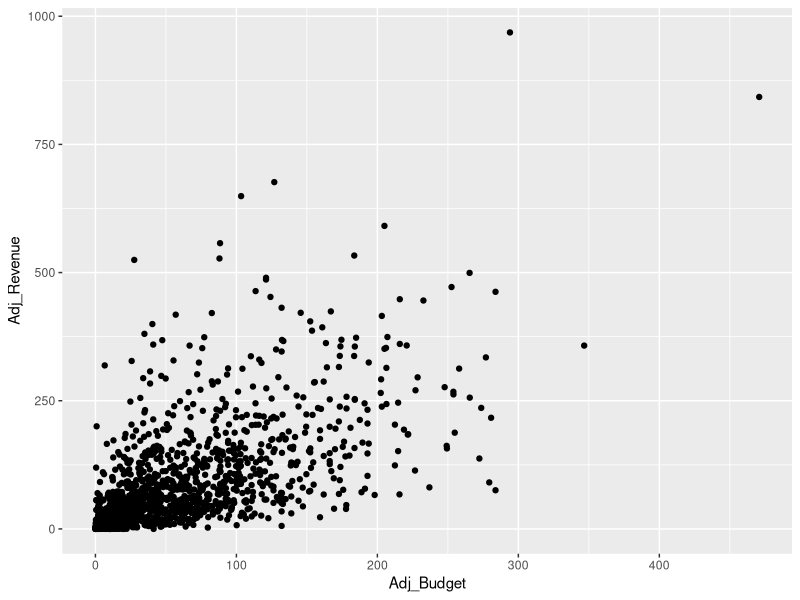
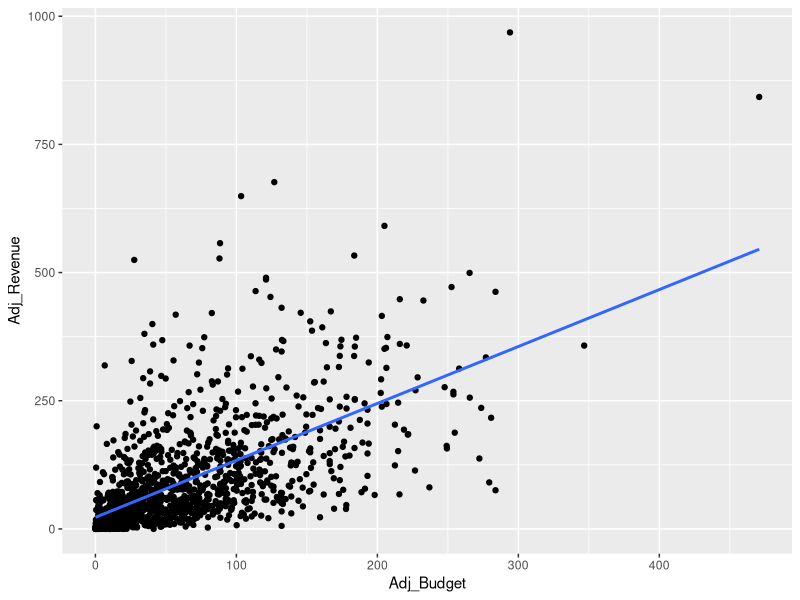

Recreate these plots in R, in order.
## ---- chunk 1
movie_1990_data = read.csv("rscript_class_01/movie_1990_data.csv")
## ---- chunk 2
#| eval: true
#| echo: true
#| output: true
#| 
# Load library
library(tidyverse)

# Create plot
ggplot(movie_1990_data) +
  geom_point(aes(x = Adj_Budget, y = Adj_Revenue))
## ---- chunk 3
#| eval: true
#| echo: true
#| output: true


# The model
# Revenue = intercept + slope*Budget + e
lm1 <- lm(Adj_Revenue ~ Adj_Budget, data = movie_1990_data)
summary(lm1)
## ---- chunk 4
#| eval: true
#| echo: true
#| output: true
#| 
# Create plot with regression line
ggplot(movie_1990_data) +
  geom_point(aes(x = Adj_Budget, y = Adj_Revenue)) +
  geom_smooth(aes(x = Adj_Budget, y = Adj_Revenue), method = "lm", se = FALSE)
## ---- chunk 5
#| eval: true
#| echo: true
#| output: true
#| 
# We use the confint() function to get the confidence interval
confint(lm1)
## ---- chunk 6
#| eval: true
#| echo: true
#| output: true
#| 
# We use the predict() function to get predictions
predict(lm1, list(Adj_Budget = 25))
## ---- chunk 7
#| eval: true
#| echo: true
#| output: true


# The model
# Revenue = intercept + slope*Budget + slope*Rating + e
lm2 <- lm(Adj_Revenue ~ Adj_Budget + imdbRating, data = movie_1990_data)
summary(lm2)
